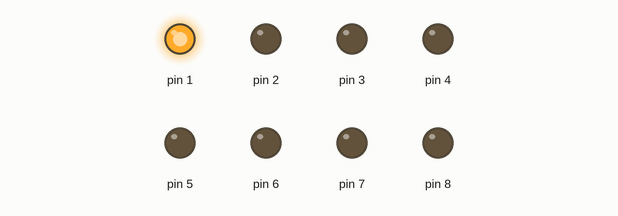
A sketch run on a simulated Arduino Uno, built with avr-gcc and run on an emulated ATmega328P. Shown: output pins drawn as LEDs (lit = HIGH).

Above: at 0.4 s.
At 2.3 s:
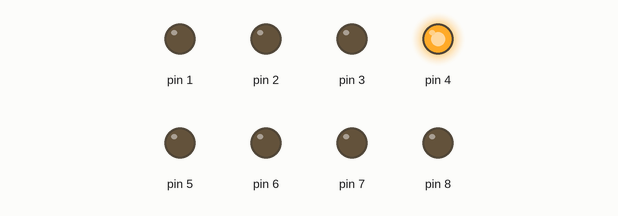
At 3.15 s:
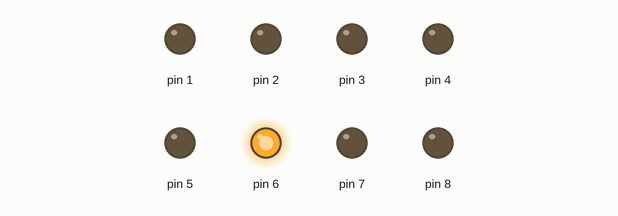
At 4.4 s:
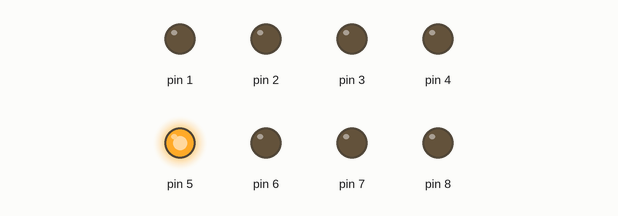
At 5.4 s:
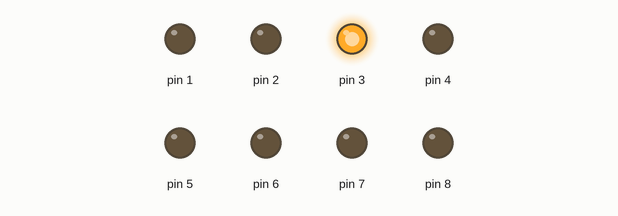
At 8.3 s:
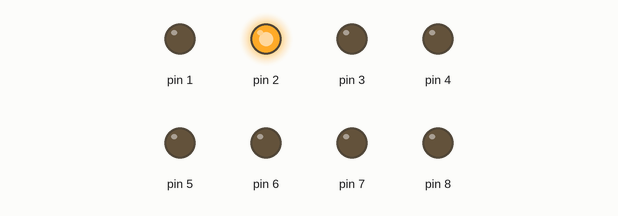
Timing chart, 0 to 9.4 s (numbered marks = the images above):
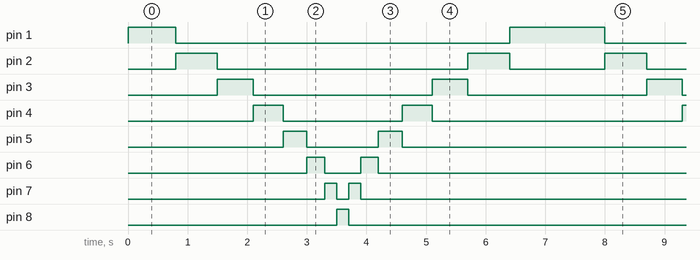

Measured:
- by itself, pin 1: repeats every 7.2 s: LOW 5.6 s, HIGH 1.6 s
- by itself, pin 2: repeats every 7.2 s: LOW 4.2 s, HIGH 0.70 s, LOW 1.6 s, HIGH 0.70 s
- by itself, pin 3: alternates HIGH for 0.60 s and LOW for 3.0 s
- by itself, pin 4: repeats every 7.2 s: LOW 2.0 s, HIGH 0.50 s, LOW 4.2 s, HIGH 0.50 s
- by itself, pin 5: repeats every 7.2 s: LOW 1.2 s, HIGH 0.40 s, LOW 5.2 s, HIGH 0.40 s
- by itself, pin 6: repeats every 7.2 s: LOW 0.60 s, HIGH 0.30 s, LOW 6.0 s, HIGH 0.30 s
- by itself, pin 7: repeats every 7.2 s: LOW 0.20 s, HIGH 0.20 s, LOW 6.6 s, HIGH 0.20 s
- by itself, pin 8: alternates HIGH for 0.20 s and LOW for 7.0 s

The sketch:

LED_Flasher.ino.ino
```cpp
const int dlay = 900;
const int erval =100;
void setup() {

  pinMode(8, OUTPUT);
  pinMode(7, OUTPUT);
  pinMode(6, OUTPUT);
  pinMode(5, OUTPUT);
  pinMode(4, OUTPUT);
  pinMode(3, OUTPUT);
  pinMode(2, OUTPUT);
  pinMode(1, OUTPUT);

}

void loop() {
  for(int i = 1; i <= 8; i++){
  digitalWrite(i, HIGH);
  delay(dlay -(erval*i));
  digitalWrite(i, LOW);
  }
  for(int a = 8; a >= 1; a--){
  digitalWrite(a, HIGH);
  delay(dlay-(erval*a));
  digitalWrite(a, LOW);
  }}
```
